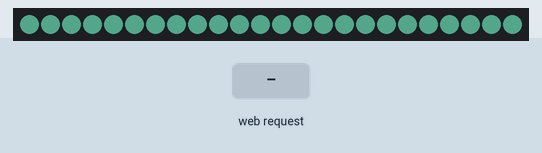
This program was run on a simulated ESP8266 (NodeMCU). On the bench: 24 RGB LEDs in strip order, left to right. Inputs (shaded band) come from the test bench. Dim RGB values are drawn brighter than linear; WiFi joins after 1.5 s; servers stay silent unless stated; what the program prints to the serial monitor is not drawn.

Above: at 2.57 s.
2.8 s: HTTP request GET /rainbowCycle received
At 3.13 s:
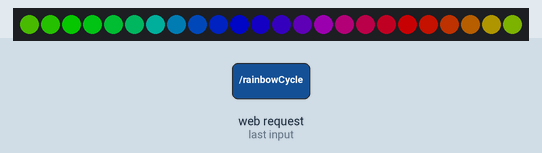
5.3 s: HTTP request GET /rainbowCycle received
At 5.53 s:
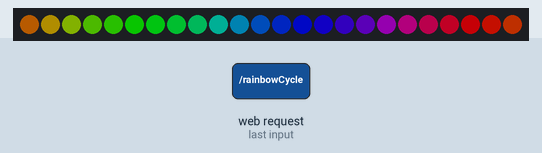
8.3 s: HTTP request GET /rainbowCycle received
At 9.14 s:
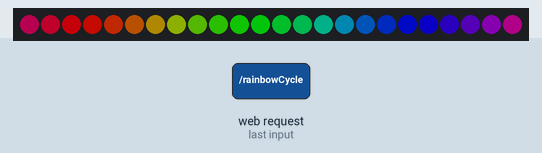
11.3 s: HTTP request GET /rainbowCycle received
At 12.74 s:
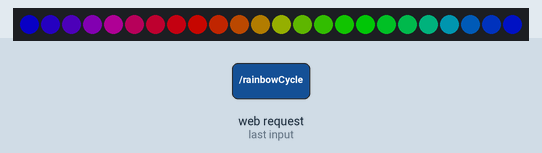
Timing chart, 0 to 14.3 s (numbered marks = the images above; inputs shaded):
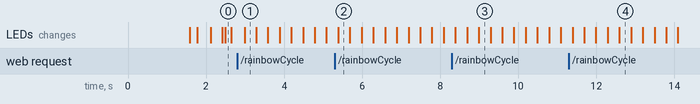

Measured:
- after the input at 2.8 s, the LEDs: change after 0.19 s (image 1)

The program:

main.cpp
```cpp
#include <ESP8266WiFi.h>
#include <ESP8266WebServer.h>
#include <WS2812FX.h>
#include "config.h"

const char* ssid = STASSID;
const char* password = STAPSK;

ESP8266WebServer server(HTTP_PORT);
WS2812FX strip = WS2812FX(LED, PIN, LED_TYPE+LEDKHZ);

bool autoCycle = false;
unsigned long now = 0L, lastTime = 0L;
int mode=0;

// Request handlers
void handlest(){
  strip.setMode(FX_MODE_STATIC);
  server.send(200, "application/json", "{\n\t\"ask\":\"static\"\r\n}\n");
}

void handleRC(){
  strip.setMode(FX_MODE_RAINBOW_CYCLE);
  server.send(200, "application/json", "{\n\t\"ask\":\"rainbowCycle\"\r\n}\n");
}

void handleBR(){
  strip.setMode(FX_MODE_BREATH);
  server.send(200, "application/json", "{\n\t\"ask\":\"breath\"\r\n}\n");
}

void handle(){
  autoCycle = true;
  server.send(200, "application/json", "{\n\t\"ask\":\"auto\"\r\n}\n");
}

// Main Program
void setup(void) {
  // First disconnect wifi... otherwise static config wont work
  WiFi.disconnect();

  pinMode(PIN, OUTPUT);
  Serial.begin(115200);

  strip.init();
  strip.setBrightness(100);
  strip.setSpeed(200);
  strip.setColor(DEFAULT_COLOR);
  strip.setMode(FX_MODE_BREATH);
  strip.start();
  // Static IP and other stuff.
  #ifdef STATIC_IP
  IPAddress ip(192,168,0,77);
  IPAddress gateway(192,168,0,1);
  IPAddress subnet(255,255,255,0);
  const char* deviceName = DEVICE_NAME;
  WiFi.hostname(deviceName);
  WiFi.config(ip, gateway, subnet);
  #endif

  WiFi.mode(WIFI_STA);
  WiFi.begin(ssid, password);
  Serial.println("");

  // Wait for connection
  while (WiFi.status() != WL_CONNECTED) {
    delay(500);
    Serial.print(".");
  }

  Serial.println("");
  Serial.print("Connected to ");
  Serial.println(ssid);
  Serial.print("IP address: ");
  Serial.println(WiFi.localIP());

  /**
   * Defining some server functions.
   **/
  server.on("/rainbowCycle", handleRC);
  server.on("/static", handlest);
  server.on("/breath", handleBR);
  server.on("/auto", handle);
  server.on("/inline", []() {
    server.send(200, "application/json", "{\n\t\"ask\":\"CLONOLEAF\"\r\n}\n");
  });

  server.begin();
  Serial.println("HTTP server started");
}


void loop(void) {
  strip.service();
  server.handleClient();
  now = millis();
  if( autoCycle && (now - lastTime)>=TIMECYCLE){
    strip.setMode(mode);
    mode = (mode<=NUM_MODES) ? mode++ : 0;
  }
}
```

config.h
```cpp
#ifndef CONFIG_H_
#define CONFIG_H_
#endif

/**
 * For server and IP related things:
 * Possibility to keep a static address for your ESP device. Following settings are needed.
 * Usual SSID and password need to be provided to let the thing connect to your router.
 * Also define the port of the server and the time interval for which it checks for wifi connectivity.
 * IF you don't want it to periodically connect to the local network then turn it off.
 * On losing connection the first neopixel can be set to blink red continuously.
 * AND FINALLY GIVE YOUR DEVICE A NAME! CLONOLEAF SOUNDS GOOD!
 **/
#define STATIC_IP
#ifndef STASSID
#define STASSID "give your ssid"
#define STAPSK  "give your network password"
#endif
#define HTTP_PORT 80
#define BLINK_ON_LOST
#define DEVICE_NAME "CLONOLEAF"

/**
 * Define the number of LEDs and the PIN number to which DIN is connected.
 * Use NEO_GRBW or NEO_GRB as required...
 * For the pin mappings, check references to the specific board.
 * For ESP-12S the GPIOs exposed are 15, 2, 0, 4, 5, 13, 12, 14, 16.
 **/
#define LED_TYPE NEO_GRBW
#define LEDKHZ NEO_KHZ800
#define PIN 2 // GPIO2
#define LED 24

/**
 * Color and mode stuff
 **/
#define DEFAULT_COLOR 0xFF00FFAA
#define TIMECYCLE 100000
#define NUM_MODES 12
```
